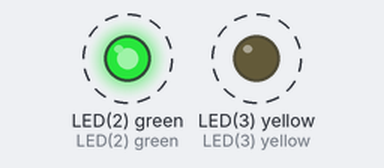
Bench run of a program on a simulated pyboard running MicroPython. On the bench: output pins drawn as LEDs (lit = HIGH). Dashed ring = blinking. Threads take turns every 2 ms; what the program prints to the serial console is not drawn.

Above: at 0.12 s.
Timing chart, 0 to 3.0 s (numbered marks = the images above):
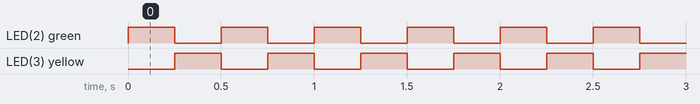

Measured:
- by itself, LED(2) green, LED(3) yellow: alternates HIGH for 0.25 s and LOW for 0.25 s

The program:

main.py
```python
# (licence header left out)
import micropython # For emergency exception buffer
import pyb         # For uPython MCU features
import time        # For time features
import _thread     # For thread support

# Buffer for interrupt error messages
micropython.alloc_emergency_exception_buf(100)

# define LED color constants
LED_RED = 1
LED_GREEN = 2
LED_BLUE = 3


# Function that contains the task code for toggling the blue LED
def task1():
    while True:
        pyb.LED(LED_BLUE).toggle()
        time.sleep_ms(250)


# Function that contains the task code for toggling the yellow LED
def task2():
    while True:
        pyb.LED(LED_GREEN).toggle()
        time.sleep_ms(250)


############################################################
#
# Start script execution ...
#
############################################################
pyb.LED(LED_BLUE).on()
pyb.LED(LED_GREEN).off()

_thread.start_new_thread(task1, ())
_thread.start_new_thread(task2, ())

# Tracks seconds since program started
TimeStart = time.ticks_ms()

while True:
    time.sleep_ms(5000)
    SecondsLive = time.ticks_diff(time.ticks_ms(), TimeStart) / 1000
    print("Executing for ", SecondsLive, " seconds")
```
